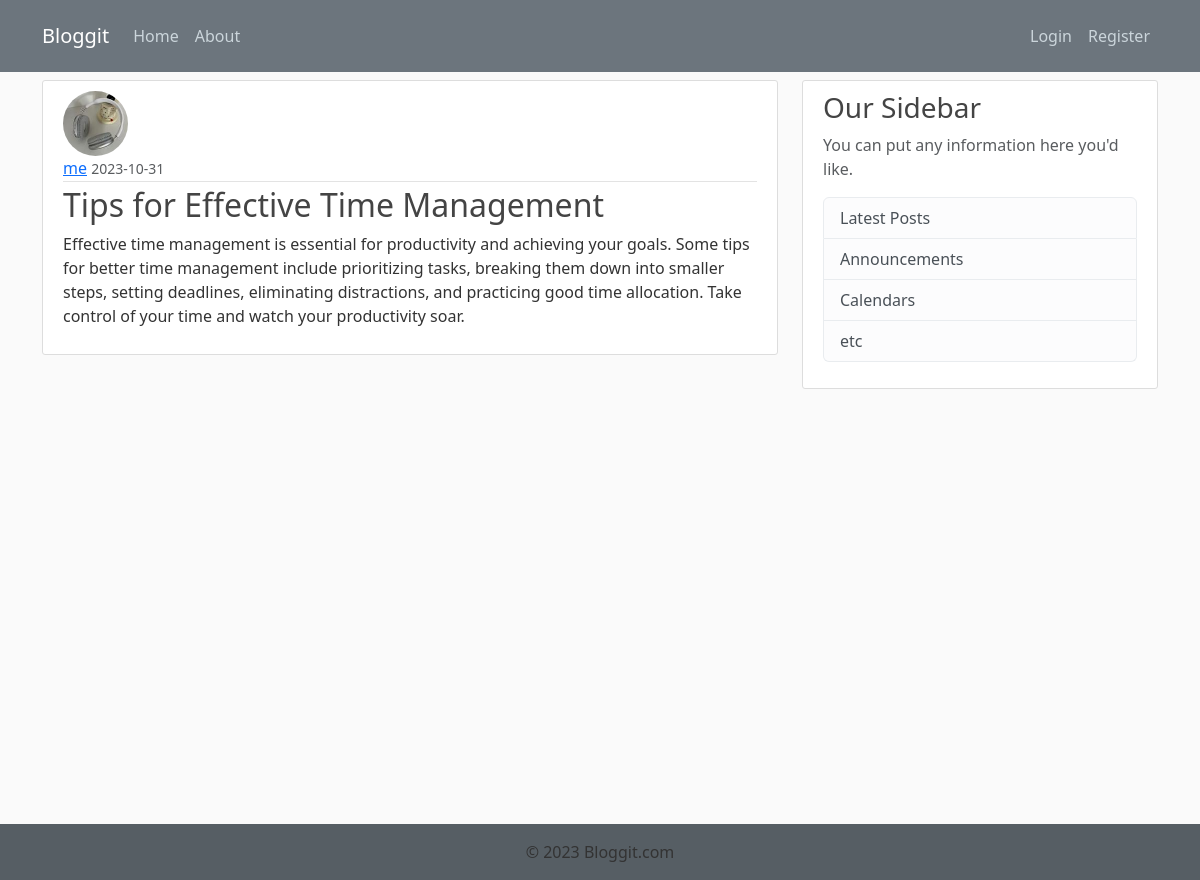
The page /post/5 on the database its author committed.
### flaskblog/models.py (models this page shows, shortened)
class User(db.Model, UserMixin):
    id = db.Column(db.Integer, primary_key=True)
    username = db.Column(db.String(20), unique=True, nullable=False)
    email = db.Column(db.String(120), unique=True, nullable=False)
    image_file = db.Column(db.String(20), nullable=False, default='default.jpeg')
    password = db.Column(db.String(60), nullable=False)
    post = db.relationship('Post', backref='author', lazy=True)

class Post(db.Model):
    id = db.Column(db.Integer, primary_key=True)
    title = db.Column(db.String(100), nullable=False)
    date_posted = db.Column(db.DateTime, nullable=False, default=datetime.utcnow)
    content = db.Column(db.Text, nullable=False)
    user_id = db.Column(db.Integer, db.ForeignKey('user.id'), nullable=False)

### flaskblog/routes.py (the view)
@app.route("/post/<int:post_id>")
def post(post_id):
    post = Post.query.get_or_404(post_id)
    return render_template('post.html', title=post.title, post=post)

### flaskblog/templates/post.html (shortened to what this page needs)
{% extends "layout.html" %}
{% block content %}
    <article class="media content-section">
        <img class="rounded-circle article-img" src="{{ url_for('static', filename='profile_pics/' + post.author.image_file) }}">
        <div class="media-body">
            <div class="article-metadata">
            <a class="mr-2" href="{{ url_for('user_posts', username=post.author.username) }}">{{ post.author.username }}</a>
            <small class="text-muted">{{ post.date_posted.strftime('%Y-%m-%d') }}</small>
            </div>
            <h2 class="article-title">{{ post.title }}</h2>
            <p class="article-content">{{ post.content }}</p>
        </div>
    </article>
{% endblock content %}

### flaskblog/static/main.css (style rules this page uses)
body { background: #fafafa; color: #333333; margin-top: 5rem; display: flex; flex-direction: column; min-height: 100vh; }
h1, h2, h3, h4, h5, h6 { color: #444444; }
.content-section { background: #ffffff; padding: 10px 20px; border: 1px solid #dddddd; border-radius: 3px; margin-bottom: 20px; }
.article-title { color: #444444; }
.article-content { white-space: pre-line; }
.article-img { height: 65px; width: 65px; margin-right: 16px; }
.article-metadata { padding-bottom: 1px; margin-bottom: 4px; border-bottom: 1px solid #e3e3e3 }

### rows shown on the page
User: image_file (picture), author.username "me"
Post: date_posted "2023-10-31", title "Tips for Effective Time Management", content "Effective time management is essential for productivity and achieving your goals. Some tips for better time management include prioritizing tasks, breaking them down into smaller steps, setting deadlines, eliminating distractions, and practicing good time allocation. Take control of your time and watch your productivity soar."
